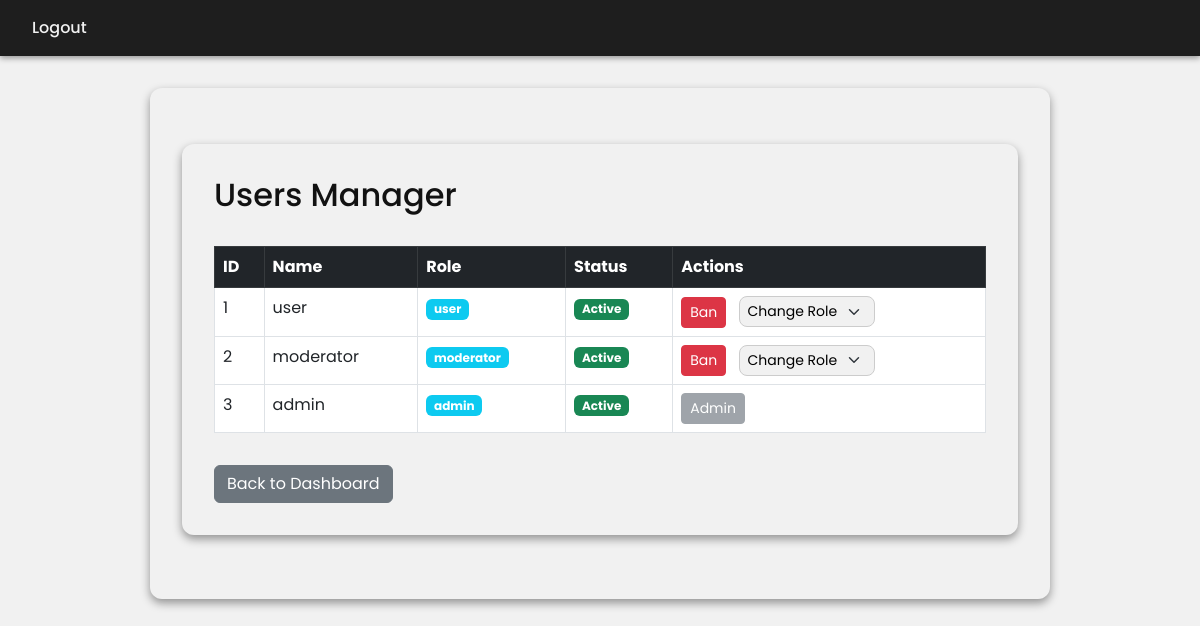
/admin/manage_users (signed in), run on the app's committed database.
### app/models.py (models this page shows, shortened)
class User(db.Model, UserMixin):
    id = db.Column(db.Integer, primary_key=True)
    username = db.Column(db.String(150), unique=True, nullable=False)
    email = db.Column(db.String(150), unique=True, nullable=False)
    password = db.Column(db.String(255), nullable=False)
    role = db.Column(db.String(20), nullable=False, default='user')
    is_banned = db.Column(db.Boolean, default=False)
    session_version = db.Column(db.String(32), nullable=False, default=lambda: secrets.token_hex(16))

### app/routes/admin.py (the view)
@admin.route('/manage_users')
@login_required
@role_required('admin')
def manage_users():
    users = User.query.all()
    return render_template('manage_users.html', users=users)

### app/__init__.py (called while the page is built)
def create_app(config_class=Config):
    app = Flask(__name__)
    app.config.from_object(config_class)
    db.init_app(app)
    login_manager.init_app(app)
    csrf.init_app(app)
    @login_manager.user_loader
    def load_user(user_id):
        return User.query.get(int(user_id))
    login_manager.login_view = 'main.login'
    login_manager.login_message_category = 'info'
    from .routes.main import main
    from .routes.admin import admin
    from .routes.api import api
    app.register_blueprint(main)
    app.register_blueprint(admin, url_prefix='/admin')
    app.register_blueprint(api, url_prefix='/api')
    return app

### app/templates/manage_users.html (shortened to what this page needs)
<!DOCTYPE html>
<html lang="en">
<head>
    <link href="https://cdn.jsdelivr.net/npm/bootstrap@5.3.0/dist/css/bootstrap.min.css" rel="stylesheet">
</head>
<body>
    {% extends "base.html" %}
    {% block content %}
    <div class="container mt-4">
        <h2>Users Manager</h2>
<div class="table-responsive">
        <table class="table table-bordered table-hover mt-4">
            <thead class="table-dark">
                <tr>
                    <th>ID</th>
                    <th>Name</th>
                    <th>Role</th>
                    <th>Status</th>
                    <th>Actions</th>
                </tr>
            </thead>
            <tbody>
            {% for user in users %}
                <tr id="user-row-{{ user.id }}">
                    <td>{{ user.id }}</td>
                    <td>{{ user.username }}</td>
                    <td>
                        <span id="role-{{ user.id }}" class="badge bg-info">{{ user.role }}</span>
                    </td>
                    <td>
                        <span id="status-{{ user.id }}"
                              class="badge {% if user.is_banned %}bg-danger{% else %}bg-success{% endif %}">
                            {% if user.is_banned %}Banned{% else %}Active{% endif %}
                        </span>
                    </td>
                    <td>
                        {% if user.role != 'admin' %}
                            <button onclick="toggleUserBan({{ user.id }}, {% if user.is_banned %}false{% else %}true{% endif %})"
                                    id="btn-{{ user.id }}"
                                    class="btn btn-sm {% if user.is_banned %}btn-success{% else %}btn-danger{% endif %}">
                                {% if user.is_banned %}Unban{% else %}Ban{% endif %}
                            </button>
                            <select id="role-select-{{ user.id }}"
                                    class="form-select form-select-sm d-inline-block w-auto ms-2"
                                    onchange="changeUserRole({{ user.id }}, this.value)">
                                <option value="">Change Role</option>
                            </select>
                        {% else %}
                            <button class="btn btn-secondary btn-sm" disabled>Admin</button>
                        {% endif %}
                    </td>
                </tr>
            {% endfor %}
            </tbody>
        </table>
</div>
        <a href="{{ url_for('main.' ~ current_user.role ~ '_dashboard') }}" class="btn btn-secondary mt-3">Back to Dashboard</a>
    </div>
    {% endblock %}

### app/templates/base.html (style rules this page uses)
body { font-family: 'Poppins', sans-serif; background-color: #f1f1f1 ; color:#121212; margin: 0; min-height: 100vh; }
.container { max-width: 900px; margin: 2rem auto; background: #f1f1f1 ; border-radius: 12px; padding: 2rem; box-shadow: 0 4px 10px rgba(0,0,0,0.4); }
.form-control, .form-select { background-color: #f1f1f1 ; border: 1px solid #ccc; color: black; border-radius: 8px; }

### data on the page
User: id "1", username "user", role "user", is_banned "Active"
User: id "2", username "moderator", role "moderator", is_banned "Active"
User: id "3", username "admin", role "admin", is_banned "Active", shows "Admin"
